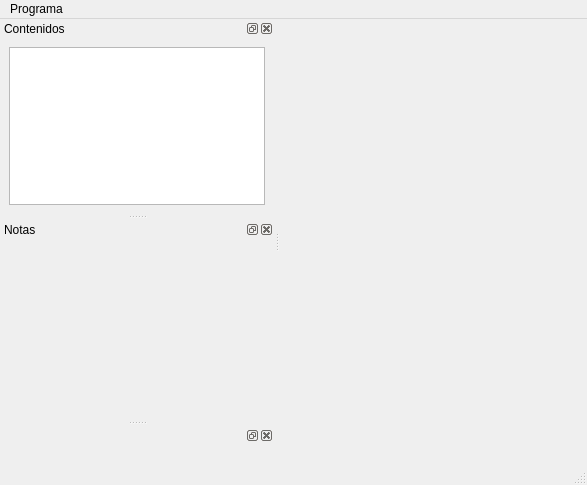
<?xml version="1.0" encoding="UTF-8"?>
<ui version="4.0">
 <class>MainWindow</class>
 <widget class="QMainWindow" name="MainWindow">
  <property name="geometry">
   <rect>
    <x>0</x>
    <y>0</y>
    <width>587</width>
    <height>485</height>
   </rect>
  </property>
  <property name="windowTitle">
   <string>Un paseo por el espacio 3D</string>
  </property>
  <widget class="QWidget" name="centralwidget">
   <layout class="QVBoxLayout" name="verticalLayout">
    <item>
     <widget class="QStackedWidget" name="modulosStack"/>
    </item>
   </layout>
  </widget>
  <widget class="QMenuBar" name="menubar">
   <property name="geometry">
    <rect>
     <x>0</x>
     <y>0</y>
     <width>587</width>
     <height>19</height>
    </rect>
   </property>
   <widget class="QMenu" name="menuPrograma">
    <property name="title">
     <string>Programa</string>
    </property>
    <addaction name="actionSalir"/>
   </widget>
   <addaction name="menuPrograma"/>
  </widget>
  <widget class="QStatusBar" name="statusbar"/>
  <widget class="QDockWidget" name="Contenidos">
   <property name="windowTitle">
    <string>Contenidos</string>
   </property>
   <attribute name="dockWidgetArea">
    <number>1</number>
   </attribute>
   <widget class="QWidget" name="dockWidgetContents">
    <layout class="QVBoxLayout" name="verticalLayout_2">
     <item>
      <widget class="QListWidget" name="contenidosList"/>
     </item>
    </layout>
   </widget>
  </widget>
  <widget class="QDockWidget" name="Notas">
   <property name="minimumSize">
    <size>
     <width>77</width>
     <height>200</height>
    </size>
   </property>
   <property name="windowTitle">
    <string>Notas</string>
   </property>
   <attribute name="dockWidgetArea">
    <number>1</number>
   </attribute>
   <widget class="QWidget" name="dockWidgetContents_2">
    <layout class="QVBoxLayout" name="verticalLayout_4">
     <item>
      <widget class="QStackedWidget" name="notasStack"/>
     </item>
    </layout>
   </widget>
  </widget>
  <widget class="QDockWidget" name="dockWidget_3">
   <attribute name="dockWidgetArea">
    <number>1</number>
   </attribute>
   <widget class="QWidget" name="dockWidgetContents_3">
    <layout class="QVBoxLayout" name="verticalLayout_3">
     <item>
      <widget class="QStackedWidget" name="controlesStack">
       <property name="currentIndex">
        <number>-1</number>
       </property>
      </widget>
     </item>
    </layout>
   </widget>
  </widget>
  <action name="actionRotar">
   <property name="text">
    <string>rotar</string>
   </property>
  </action>
  <action name="actionTalCual">
   <property name="text">
    <string>tal cual</string>
   </property>
  </action>
  <action name="actionLineasOcultas">
   <property name="text">
    <string>líneas ocultas</string>
   </property>
  </action>
  <action name="actionLineas">
   <property name="text">
    <string>líneas</string>
   </property>
  </action>
  <action name="actionPuntos">
   <property name="text">
    <string>puntos</string>
   </property>
  </action>
  <action name="actionMallaSobrepuesta">
   <property name="text">
    <string>malla sobrepuesta</string>
   </property>
  </action>
  <action name="actionAntialiasing">
   <property name="checkable">
    <bool>true</bool>
   </property>
   <property name="checked">
    <bool>true</bool>
   </property>
   <property name="text">
    <string>Antialiasing</string>
   </property>
  </action>
  <action name="actionAAsmoothing">
   <property name="checkable">
    <bool>true</bool>
   </property>
   <property name="checked">
    <bool>true</bool>
   </property>
   <property name="text">
    <string>AAsmoothing</string>
   </property>
  </action>
  <action name="action0">
   <property name="text">
    <string>0</string>
   </property>
  </action>
  <action name="action1">
   <property name="text">
    <string>1</string>
   </property>
  </action>
  <action name="action2">
   <property name="text">
    <string>2</string>
   </property>
  </action>
  <action name="action3">
   <property name="text">
    <string>3</string>
   </property>
  </action>
  <action name="action4">
   <property name="text">
    <string>4</string>
   </property>
  </action>
  <action name="action5">
   <property name="text">
    <string>5</string>
   </property>
  </action>
  <action name="action6">
   <property name="text">
    <string>6</string>
   </property>
  </action>
  <action name="action7">
   <property name="text">
    <string>7</string>
   </property>
  </action>
  <action name="action8">
   <property name="text">
    <string>8</string>
   </property>
  </action>
  <action name="actionEstereo">
   <property name="checkable">
    <bool>true</bool>
   </property>
   <property name="checked">
    <bool>true</bool>
   </property>
   <property name="text">
    <string>estéreo</string>
   </property>
  </action>
  <action name="actionADD">
   <property name="text">
    <string>ADD</string>
   </property>
  </action>
  <action name="actionDELAYED_ADD">
   <property name="text">
    <string>DELAYED_ADD</string>
   </property>
  </action>
  <action name="actionSORTED_OBJECT_ADD">
   <property name="text">
    <string>SORTED_OBJECT_ADD </string>
   </property>
  </action>
  <action name="actionDELAYED_BLEND">
   <property name="text">
    <string>DELAYED_BLEND </string>
   </property>
  </action>
  <action name="actionSORTED_OBJECT_BLEND">
   <property name="text">
    <string>SORTED_OBJECT_BLEND</string>
   </property>
  </action>
  <action name="actionSORTED_OBJECT_SORTED_TRIANGLE_BLEND">
   <property name="text">
    <string>SORTED_OBJECT_SORTED_TRIANGLE_BLEND</string>
   </property>
  </action>
  <action name="actionNONE">
   <property name="text">
    <string>NONE</string>
   </property>
  </action>
  <action name="actionSORTED_LAYERS_BLEND">
   <property name="text">
    <string>SORTED_LAYERS_BLEND </string>
   </property>
  </action>
  <action name="actionAjusteEstereo">
   <property name="text">
    <string>ajuste estereo...</string>
   </property>
   <property name="visible">
    <bool>false</bool>
   </property>
  </action>
  <action name="actionEjes">
   <property name="checkable">
    <bool>true</bool>
   </property>
   <property name="text">
    <string>ejes</string>
   </property>
   <property name="visible">
    <bool>false</bool>
   </property>
  </action>
  <action name="actionSalir">
   <property name="text">
    <string>Salir</string>
   </property>
  </action>
  <zorder>Contenidos</zorder>
 </widget>
 <resources/>
 <connections>
  <connection>
   <sender>actionSalir</sender>
   <signal>activated()</signal>
   <receiver>MainWindow</receiver>
   <slot>close()</slot>
   <hints>
    <hint type="sourcelabel">
     <x>-1</x>
     <y>-1</y>
    </hint>
    <hint type="destinationlabel">
     <x>399</x>
     <y>299</y>
    </hint>
   </hints>
  </connection>
 </connections>
</ui>
